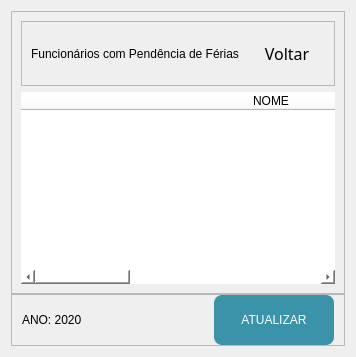
             <widget class="QWidget" name="page_18">
              <layout class="QVBoxLayout" name="verticalLayout_37">
               <property name="spacing">
                <number>0</number>
               </property>
               <item>
                <widget class="QFrame" name="frame_73">
                 <property name="frameShape">
                  <enum>QFrame::StyledPanel</enum>
                 </property>
                 <property name="frameShadow">
                  <enum>QFrame::Raised</enum>
                 </property>
                 <layout class="QVBoxLayout" name="verticalLayout_29">
                  <item>
                   <widget class="QFrame" name="frame_80">
                    <property name="maximumSize">
                     <size>
                      <width>16777215</width>
                      <height>80</height>
                     </size>
                    </property>
                    <property name="frameShape">
                     <enum>QFrame::StyledPanel</enum>
                    </property>
                    <property name="frameShadow">
                     <enum>QFrame::Raised</enum>
                    </property>
                    <layout class="QHBoxLayout" name="horizontalLayout_41">
                     <item>
                      <widget class="QLabel" name="label_33">
                       <property name="styleSheet">
                        <string notr="true">font: 16pt &quot;Source Sans Pro&quot;;</string>
                       </property>
                       <property name="text">
                        <string>Funcionários com Pendência de Férias</string>
                       </property>
                       <property name="alignment">
                        <set>Qt::AlignCenter</set>
                       </property>
                      </widget>
                     </item>
                     <item>
                      <widget class="QPushButton" name="voltar_2">
                       <property name="minimumSize">
                        <size>
                         <width>0</width>
                         <height>45</height>
                        </size>
                       </property>
                       <property name="maximumSize">
                        <size>
                         <width>95</width>
                         <height>50</height>
                        </size>
                       </property>
                       <property name="font">
                        <font>
                         <family>Microsoft YaHei Light</family>
                         <pointsize>12</pointsize>
                        </font>
                       </property>
                       <property name="text">
                        <string> Voltar</string>
                       </property>
                       <property name="icon">
                        <iconset>
                         <normaloff>icon/3643764-back-backward-left-reply-turn_113415.png</normaloff>icon/3643764-back-backward-left-reply-turn_113415.png</iconset>
                       </property>
                       <property name="flat">
                        <bool>true</bool>
                       </property>
                      </widget>
                     </item>
                    </layout>
                   </widget>
                  </item>
                  <item>
                   <widget class="QTableWidget" name="tableWidget_8">
                    <property name="styleSheet">
                     <string notr="true">font: 12pt &quot;Yu Gothic UI&quot;;
background-color: rgb(255, 255, 255);</string>
                    </property>
                    <property name="frameShape">
                     <enum>QFrame::NoFrame</enum>
                    </property>
                    <property name="showGrid">
                     <bool>true</bool>
                    </property>
                    <property name="gridStyle">
                     <enum>Qt::NoPen</enum>
                    </property>
                    <property name="wordWrap">
                     <bool>false</bool>
                    </property>
                    <property name="cornerButtonEnabled">
                     <bool>false</bool>
                    </property>
                    <attribute name="horizontalHeaderDefaultSectionSize">
                     <number>500</number>
                    </attribute>
                    <column>
                     <property name="text">
                      <string>NOME</string>
                     </property>
                    </column>
                    <column>
                     <property name="text">
                      <string>MATRÍCULA</string>
                     </property>
                    </column>
                    <column>
                     <property name="text">
                      <string>2020</string>
                     </property>
                    </column>
                   </widget>
                  </item>
                 </layout>
                </widget>
               </item>
               <item>
                <widget class="QFrame" name="frame_74">
                 <property name="maximumSize">
                  <size>
                   <width>16777215</width>
                   <height>60</height>
                  </size>
                 </property>
                 <property name="frameShape">
                  <enum>QFrame::StyledPanel</enum>
                 </property>
                 <property name="frameShadow">
                  <enum>QFrame::Raised</enum>
                 </property>
                 <layout class="QHBoxLayout" name="horizontalLayout_37">
                  <property name="spacing">
                   <number>0</number>
                  </property>
                  <property name="leftMargin">
                   <number>10</number>
                  </property>
                  <property name="topMargin">
                   <number>0</number>
                  </property>
                  <property name="rightMargin">
                   <number>10</number>
                  </property>
                  <property name="bottomMargin">
                   <number>0</number>
                  </property>
                  <item>
                   <widget class="QLabel" name="label_28">
                    <property name="styleSheet">
                     <string notr="true">font: 14pt &quot;Source Sans Pro&quot;;</string>
                    </property>
                    <property name="text">
                     <string>ANO: 2020</string>
                    </property>
                   </widget>
                  </item>
                  <item>
                   <widget class="QPushButton" name="atualizar_20">
                    <property name="minimumSize">
                     <size>
                      <width>120</width>
                      <height>50</height>
                     </size>
                    </property>
                    <property name="maximumSize">
                     <size>
                      <width>120</width>
                      <height>50</height>
                     </size>
                    </property>
                    <property name="styleSheet">
                     <string notr="true">color: rgb(255, 255, 255);
border-radius: 8px;
background-color: rgb(59, 147, 170);
font: 87 10pt &quot;Source Sans Pro Black&quot;;</string>
                    </property>
                    <property name="text">
                     <string>ATUALIZAR</string>
                    </property>
                   </widget>
                  </item>
                 </layout>
                </widget>
               </item>
              </layout>
             </widget>
